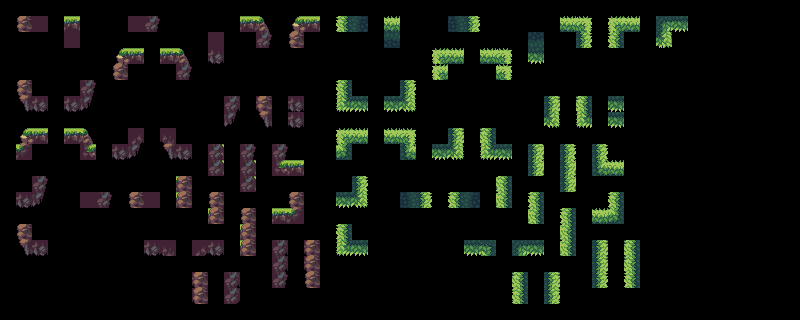

The image is a tile-based game level rendered from a .tmx file. Its description and complete source (layers, tilesets, objects, tile grids) follow:
An orthogonal 50x20 tile map with 16x16 px tiles, 2 tile layers (input_rocks2, output_rocks2), 2 tilesets.

<map version="1.10" tiledversion="1.10.1" orientation="orthogonal" renderorder="right-down" width="50" height="20" tilewidth="16" tileheight="16" infinite="0" nextlayerid="3" nextobjectid="1">
 <tileset firstgid="1" name="tileset" tilewidth="16" tileheight="16" tilecount="2652" columns="39">
  <image source="../tilesets/tileset_field/tileset.png" width="624" height="1088" />
 </tileset>
 <tileset firstgid="2653" name="tileset_jungle_embed" tilewidth="16" tileheight="16" tilecount="3216" columns="48">
  <image source="../tilesets/tileset_jungle/tileset_jungle_embed.png" width="768" height="1080" />
 </tileset>
 <layer id="1" name="input_rocks2" width="50" height="20">
  <data encoding="csv">
0,0,0,0,0,0,0,0,0,0,0,0,0,0,0,0,0,0,0,0,0,0,0,0,0,0,0,0,0,0,0,0,0,0,0,0,0,0,0,0,0,0,0,0,0,0,0,0,0,0,
0,120,0,0,44,0,0,0,0,125,0,0,0,0,0,44,0,0,0,44,0,2801,0,0,2754,0,0,0,0,2805,0,0,0,0,0,2754,0,0,0,2754,0,2946,2946,0,0,0,0,0,0,0,
0,0,0,0,0,0,0,0,0,0,0,0,0,0,0,0,125,0,120,0,0,0,0,0,0,0,0,0,0,0,0,0,0,0,0,0,2805,0,2801,0,0,2946,0,0,0,0,0,0,0,0,
0,0,0,0,0,0,0,0,44,0,44,0,0,240,0,0,0,0,0,0,0,0,0,0,0,0,0,0,2754,0,2754,0,0,2946,0,0,0,0,0,0,0,0,0,0,0,0,0,0,0,0,
0,0,0,0,0,0,0,81,0,0,0,86,0,0,0,0,0,0,0,0,0,0,0,0,0,0,0,2753,0,0,0,2757,0,0,0,0,0,0,0,0,0,0,0,0,0,0,0,0,0,0,
0,120,0,0,0,125,0,0,0,0,0,0,0,0,0,0,0,0,0,0,0,2801,0,0,0,2805,0,0,0,0,0,0,0,0,0,0,0,0,0,0,0,0,0,0,0,0,0,0,0,0,
0,0,240,0,240,0,0,0,0,0,0,0,0,0,240,0,240,0,240,0,0,0,2946,0,2946,0,0,0,0,0,0,0,0,0,2946,0,2946,0,2946,0,0,0,0,0,0,0,0,0,0,0,
0,0,0,0,0,0,0,0,0,0,0,0,0,0,203,0,238,0,240,0,0,0,0,0,0,0,0,0,0,0,0,0,0,0,2949,0,2945,0,2946,0,0,0,0,0,0,0,0,0,0,0,
0,0,44,0,44,0,0,0,240,0,240,0,0,0,0,0,0,0,0,0,0,0,2754,0,2754,0,0,0,2946,0,2946,0,0,0,0,0,0,0,0,0,0,0,0,0,0,0,0,0,0,0,
0,44,0,0,0,44,0,240,0,0,0,240,0,85,0,125,0,125,0,0,0,2754,0,0,0,2754,0,2946,0,0,0,2946,0,3482,0,2805,0,2805,0,0,0,0,0,0,0,0,0,0,0,0,
0,0,0,0,0,0,0,0,0,0,0,0,0,44,0,44,0,44,44,0,0,0,0,0,0,0,0,0,0,0,0,0,0,2754,0,2754,0,2754,2754,0,0,0,0,0,0,0,0,0,0,0,
0,0,125,0,0,0,0,0,0,0,0,82,0,0,0,44,0,0,0,0,0,0,2805,0,0,0,0,0,0,0,0,3485,0,0,0,2754,0,0,0,0,0,0,0,0,0,0,0,0,0,0,
0,240,0,0,0,125,125,0,120,120,0,44,0,120,0,0,0,0,120,0,0,2946,0,0,0,2805,2805,0,2801,2801,0,2754,0,2801,0,0,0,0,2801,0,0,0,0,0,0,0,0,0,0,0,
0,0,0,0,0,0,0,0,0,0,0,0,0,44,0,120,0,44,44,0,0,0,0,0,0,0,0,0,0,0,0,0,0,2754,0,2801,0,2754,2754,0,0,0,0,0,0,0,0,0,0,0,
0,120,0,0,0,0,0,0,0,0,0,0,0,0,0,44,0,0,0,0,0,2801,0,0,0,0,0,0,0,0,0,0,0,0,0,2754,0,0,0,0,0,0,0,0,0,0,0,0,0,0,
0,0,240,0,0,0,0,0,0,240,120,0,125,240,0,44,0,240,0,240,0,0,2946,0,0,0,0,0,0,2946,2801,0,2805,2946,0,2754,0,2946,0,2946,0,0,0,0,0,0,0,0,0,0,
0,0,0,0,0,0,0,0,0,0,0,0,0,0,0,0,0,240,0,240,0,0,0,0,0,0,0,0,0,0,0,0,0,0,0,0,0,2946,0,2946,0,0,0,0,0,0,0,0,0,0,
0,0,0,0,0,0,0,0,0,0,0,0,240,0,240,0,0,125,0,120,0,0,0,0,0,0,0,0,0,0,0,0,2946,0,2946,0,0,2805,0,2801,0,0,0,0,0,0,0,0,0,0,
0,0,0,0,0,0,0,0,0,0,0,0,199,0,202,0,0,0,0,0,0,0,0,0,0,0,0,0,0,0,0,0,2945,0,2949,0,0,0,0,0,0,0,0,0,0,0,0,0,0,0,
0,0,0,0,0,0,0,0,0,0,0,0,0,0,0,0,0,0,0,0,0,0,0,0,0,0,0,0,0,0,0,0,0,0,0,0,0,0,0,0,0,0,0,0,0,0,0,0,0,0
</data>
 </layer>
 <layer id="2" name="output_rocks2" width="50" height="20">
  <data encoding="csv">
0,0,0,0,0,0,0,0,0,0,0,0,0,0,0,0,0,0,0,0,0,0,0,0,0,0,0,0,0,0,0,0,0,0,0,0,0,0,0,0,0,0,0,0,0,0,0,0,0,0,
0,0,84,0,0,0,0,0,84,0,0,0,0,0,0,0,46,0,81,0,0,2801,2850,0,0,0,0,0,2852,0,0,0,0,0,0,0,2757,0,2753,0,0,3338,0,0,0,0,0,0,0,0,
0,0,0,0,84,0,0,0,0,0,0,0,0,84,0,0,0,0,0,0,0,0,0,0,2803,0,0,0,0,0,0,0,0,2899,0,0,0,0,0,0,0,2949,0,0,0,0,0,0,0,0,
0,0,0,0,0,0,0,81,0,0,0,86,0,0,0,0,0,0,0,0,0,0,0,0,0,0,0,2753,0,0,0,2757,0,0,0,0,0,0,0,0,0,0,0,0,0,0,0,0,0,0,
0,0,0,0,0,0,0,120,0,0,0,125,0,0,0,0,0,0,0,0,0,0,0,0,0,0,0,0,0,0,0,0,0,0,0,0,0,0,0,0,0,0,0,0,0,0,0,0,0,0,
0,0,0,0,0,0,0,0,0,0,0,0,0,0,0,0,0,0,0,0,0,0,0,0,0,0,0,0,0,0,0,0,0,0,0,0,0,0,0,0,0,0,0,0,0,0,0,0,0,0,
0,238,0,0,0,241,0,0,0,0,0,0,0,0,125,0,120,0,0,0,0,2945,0,0,0,2949,0,0,0,0,0,0,0,0,2805,0,2801,0,0,0,0,0,0,0,0,0,0,0,0,0,
0,0,0,0,0,0,0,0,0,0,0,0,0,0,0,0,0,0,0,0,0,0,0,0,0,0,0,0,0,0,0,0,0,0,0,0,0,0,0,0,0,0,0,0,0,0,0,0,0,0,
0,81,0,0,0,46,0,0,202,0,199,0,0,0,0,0,0,0,0,0,0,2753,0,0,0,2757,0,0,2805,0,2801,0,0,0,0,0,0,0,0,0,0,0,0,0,0,0,0,0,0,0,
0,82,0,0,0,85,0,0,241,0,238,0,0,125,0,0,0,0,0,0,0,3485,0,0,0,3482,0,0,2949,0,2945,0,0,2805,0,0,0,0,0,0,0,0,0,0,0,0,0,0,0,0,
0,0,0,0,0,0,0,0,0,0,0,0,0,125,0,125,0,85,0,0,0,0,0,0,0,0,0,0,0,0,0,0,0,2805,0,2805,0,3482,0,0,0,0,0,0,0,0,0,0,0,0,
0,0,0,0,0,0,0,0,0,0,0,120,0,0,0,125,0,0,0,0,0,0,0,0,0,0,0,0,0,0,0,2801,0,0,0,2805,0,0,0,0,0,0,0,0,0,0,0,0,0,0,
0,0,241,0,0,84,0,0,0,84,0,120,0,0,0,0,0,0,0,0,0,0,2949,0,0,2852,0,0,0,2850,0,2801,0,0,0,0,0,0,0,0,0,0,0,0,0,0,0,0,0,0,
0,0,0,0,0,0,0,0,0,0,0,0,0,120,0,0,0,0,82,0,0,0,0,0,0,0,0,0,0,0,0,0,0,2801,0,0,0,0,3485,0,0,0,0,0,0,0,0,0,0,0,
0,0,0,0,0,0,0,0,0,0,0,0,0,0,0,120,0,0,0,0,0,0,0,0,0,0,0,0,0,0,0,0,0,0,0,2801,0,0,0,0,0,0,0,0,0,0,0,0,0,0,
0,238,0,0,0,0,0,0,0,0,199,0,202,0,0,120,0,125,0,120,0,2945,0,0,0,0,0,0,0,0,3341,0,3338,0,0,2801,0,2805,0,2801,0,0,0,0,0,0,0,0,0,0,
0,0,0,0,0,0,0,0,0,0,0,0,0,0,0,0,0,125,0,120,0,0,0,0,0,0,0,0,0,0,0,0,0,0,0,0,0,2805,0,2801,0,0,0,0,0,0,0,0,0,0,
0,0,0,0,0,0,0,0,0,0,0,0,120,0,125,0,0,0,0,0,0,0,0,0,0,0,0,0,0,0,0,0,2801,0,2805,0,0,2805,0,2801,0,0,0,0,0,0,0,0,0,0,
0,0,0,0,0,0,0,0,0,0,0,0,120,0,125,0,0,0,0,0,0,0,0,0,0,0,0,0,0,0,0,0,2801,0,2805,0,0,0,0,0,0,0,0,0,0,0,0,0,0,0,
0,0,0,0,0,0,0,0,0,0,0,0,0,0,0,0,0,0,0,0,0,0,0,0,0,0,0,0,0,0,0,0,0,0,0,0,0,0,0,0,0,0,0,0,0,0,0,0,0,0
</data>
 </layer>
</map>